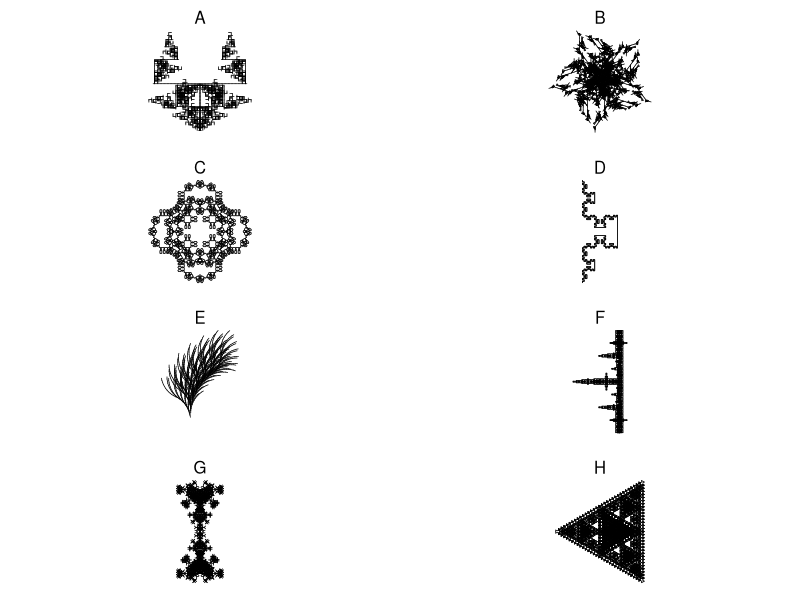

The R script that drew this image:
## ---- chunk 1
g1 = list("A",
          list("A"="B-A-B",
               "B"="A+B+A"),
          6,
          60)
g2 = list("A",
          list("A"="A[+A][-A]B",
               "B"="[--B][++B]A"),
          5,
          30)
g3 = list("A",
          list("A"="-B+B+B+B+B+B",
               "B"="B[--CCA][-CCA]B",
               "C"="CC"),
          5,
          60)
g4 = list("A",
          list("A"="[----AAB][--AAB][++AAB]AAB",
               "B"="[-C][+C][--C][++C][---C][+++C]",
               "C"="CAB"),
          3,
          45)

g5 = list("A",
          list("A"="[-AAB][--AAB][+AAB][++AAB]AAB",
               "B"="[-C][+C][--C][++C]CA",
               "C"="CC"),
          3,
          72)

g6 = list("A",
          list("A"="-B+B+B+B+B+B",
               "B"="BB[-CCA]",
               "C"="CC"),
          5,
          60)

g7 = list("A",
          list("A"="B+B+B+B+B",
               "B"="[-CCA]BB",
               "C"="CC"),
          5,
          72)

g8 = list("A++++A",
          list("A"="+A-B-B[B]",
               "B"="-B+A+A[A]"),
          5,
          45)

g9 = list("A++A",
          list("A"="AB[-A][+A]",
               "B"="A"),
          6,
          90)

g10 = list("A+++A+++A+++A",
          list("A"="B--B",
               "B"="AA+++AA"),
          7,
          30)

g11 = list("A",
           list("A"="AB",
                "B"="A[++C][--C]",
                "C"="C[+C][-C]A"),
           7,
           45)

g12 = list("A",
           list("A"="X[-A][+A]AA",
                "X"="XX"),
           5,
           60)

g13 = list("A",
           list("A"="X[-A][+A]A",
                "X"="XX"),
           6,
           60)

g14 = list("A++++++.A",
           list("A"="B+B+B+B+B+B+B",
                "B"="B[-CCA][+CCA]",
                "C"="CC"),
           5,
           30)

g15 = list("A",
           list("A"="ABA",
                "B"="[-BAB][+BAB]"),
           6,
           90)

g16 = list("AA",
           list("A"="ABA",
                "B"="C[-BAB][+BAB]",
                "C"="CC"),
           5,
           90)

g17 = list("AA",
           list("A"="B-AA-B",
                "B"="A+B+A"),
                6,
                45)

g18 = list("AA",
           list("A"="B-AA-B",
                "B"="AB+B+A"),
                5,
                90)

g19 = list("AA",
           list("A"="B-AA-B",
                "B"="AB+B+AB"),
                5,
                90)

g20 = list("A++A++A++A",
           list("A"="B-CAC-B",
                "B"="AB-BA",
                "C"="CC"),
                5,
                135)

g21 = list("A.A",
           list("A"="BC",
                "B"="B[+C][-C]",
                "C"="CAD",
                "D"="DD[+D+D][-D-D]"),
                5,
                60)

g22 = list("A",
           list("A"="B-ABA-B",
                "B"="A+B+A"),
           6,
           72)

g23 = list("A",
           list("A"="B-ABA-B",
                "B"="A+B+A"),
           6,
           90)

g24 = list("A",
           list("A"="B-ABA-B",
                "B"="A+B+A"),
           6,
           120)

g25 = list("A",
           list("A"="B-ABA-B",
                "B"="A+B+A"),
           6,
           108)

g26 = list("A",
           list("A"="B-ABA-B",
                "B"="A+B+A"),
           4,
           135)

g27 = list("A++A++A++A",
           list("A"="B-ABA-B",
                "B"="A+BB+A"),
           4,
           135)

g28 = list("A",
           list("A"="A[+A][-A]B",
                "B"="A[--B][++B]B"),
           6,
           108)

g29 = list("A",
           list("A"="A[+A][-A]A[+B][-B]",
                "B"="A[--B][++B]B"),
           5,
           60)

g30 = list("A",
           list("A"="A[+A][-A]A[+B][-B]",
                "B"="A[--B][++B]B"),
           5,
           20)

g31 = list("A",
           list("A"="A[+A][-A]A[+B][-B]",
                "B"="A[----B][++++B]B"),
           5,
           45)

g32 = list("A",
           list("A"="A[++A][--A]A[+B][-B]",
                "B"="A[----B][++++B]B"),
           5,
           45)

g33 = list("A",
           list("A"="B++B++B++B++B",
                "B"="B[-CCC-CC-CCA][----CC-CCB]B",
                "C"="CC"),
           5,
           36)

g34 = list("A",
           list("A"="B++A++A++B",
                "B"="AB[A-CC-CC-CCA]BA",
                "C"="CC"),
           5,
           90)

g35 = list("A++++XA",
           list("A"="AA[-B][+B]B",
                "B"="[---ABC][+++ABC]",
                "C"="A[-CB][+CB]",
                "X"="XX"),
           5,
           45)

g36 = list("A+++XA",
           list("A"="AA[-B][+B]B",
                "B"="[--ABC][++ABC]",
                "C"="A[-CB][+CB]",
                "X"="XX"),
           5,
           60)

g37 = list("[A]+[A]+[A]+[A]+[A]+[A]",
           list("A"="AA[-B][+B]B",
                "B"="[-ABC][+ABC]",
                "C"="A[-CB][+CB]"),
           4,
           60)

g38 = list("[A]+[A]+[A]+[A]+[A]",
           list("A"="AA[-B][+B]B",
                "B"="[-ABC][+ABC]",
                "C"="A[-CB][+CB]"),
           4,
           72)

g39 = list("[A]+[A]+[A]+[A]",
           list("A"="AA[-B][+B]B",
                "B"="[-ABC][+ABC]",
                "C"="A[-CB][+CB]"),
           4,
           90)

g40 = list("[A]+[A]+[A]",
           list("A"="AA[-B][+B]B",
                "B"="[-ABC][+ABC]",
                "C"="A[-CB][+CB]"),
           4,
           120)

g41 = list("A",
           list("A"="C[+CA][CCCA][-CA]",
                "C"="CC"),
           6,
           45)

g42 = list("A",
           list("A"="C[+CA][CCCCB][-CA]",
                "B"="[++A][--A]",
                "C"="CC"),
           6,
           45)

g43 = list("[A]--[A]--[A]--[A]",
           list("A"="C[+CB][CCA][-CB]",
                "B"="CCC[+++A][---A]",
                "C"="CA"),
           4,
           45)

g44 = list("A",
           list("A"="A[-DB][+DB]C",
                "B"="DC[++DA][--DA]B",
                "C"="[+++D][---D]A",
                "D"="DD"),
           6,
           40)

g45 = list("[A]+++[A]+++[A]",
           list("A"="A[---XB][-XB][+XB][+++XB]",
                "B"="XB[++XA][--XA]XA",
                "X"="XX"),
           4,
           40)

g46 = list("[A]+++[A]+++[A]",
           list("A"="A[---XB][-XB][+XB][+++XB]",
                "B"="XB[++XA][--XA]A",
                "X"="XX"),
           4,
           40)

g47 = list("A",
           list("A"="[---B][-B][+B][+++B]",
                "B"="BD[++DA][--DA]B",
                "D"="DD"),
           5,
           45)

g48 = list("A------A",
           list("A"="[---B][-B][+B][+++B]",
                "B"="BD[++DA][--DA]B",
                "D"="DD"),
           5,
           30)

g49 = list("A+A++++++A+A",
           list("A"="[---B][-B][+B][+++B]",
                "B"="BD[++DA][--DA]B",
                "D"="DD"),
           4,
           30)

g50 = list("A--A--A",
           list("A"="A[-A]A"),
           6,
           60)

g51 = list("B---A",
           list("A"="A[-AB]A",
                "B"="B[+BA]B"),
           5,
           60)

g52 = list("[A][B]",
           list("A"="[-XBA]A",
                "B"="[+XAB]B",
                "X"="XX"),
           6,
           30)

g53 = list("[A][B]",
           list("A"="C[-A-B]A",
                "B"="C[+B+A]B",
                "C"="CC"),
           5,
           30)

g54 = list("[+A][-B]",
           list("A"="[-CA-CB]A",
                "B"="[+CB+CA]B",
                "C"="CC"),
           7,
           30)

g55 = list("[+A][-B]",
           list("A"="[-CA-CB]A",
                "B"="[+CB+CA]B",
                "C"="CC"),
           6,
           90)

g56 = list("[+A][-B]",
           list("A"="[-CA-CB]A",
                "B"="[+CB+CA]B",
                "C"="CC"),
           6,
           120)

g57 = list("[+A][-B]",
           list("A"="[-CA-CB]A",
                "B"="[+CB+CA]B",
                "C"="CC"),
           6,
           150)

g58 = list("[+A][-B]",
           list("A"="[-CA-CB]CA",
                "B"="[+CB+CA]CB",
                "C"="CC"),
           6,
           150)

g59 = list("A",
           list("A"="XXX-B+BB+BB+BB+B",
                "X"="XX",
                "B"="B[-XXA]B"),
           4,
           90)

g60 = list("A",
           list("A"="XX[BBB+BB+B]A",
                "X"="XX",
                "B"="B[-XA][+XA]B"),
           4,
           30)

g61 = list("A",
           list("A"="XX[B+BB+BB+BB+B]",
                "X"="XX",
                "B"="BA"),
           6,
           90)

g62 = list("A",
           list("A"="XXX[B+BB+BB+B]",
                "X"="XX",
                "B"="BA"),
           6,
           120)

g63 = list("A",
           list("A"="X[-B+BB+BB+BB+BB+BB+B]",
                "X"="XX",
                "B"="X[+A-AA-AA-AA-AA-AA-A]"),
           3,
           10)

g64 = list("A",
           list("A"="B[-A][+A]",
                "B"="[DA][--DA][++DA]",
                "D"="DD"),
           7,
           60)

g65 = list("X",
           list("F"="FF",
                "X"="F[+XXF+F][-XXF-F]FXX"),
           4,
           30)

g66 = list("X",
           list("F"="FF",
                "X"="FF[+XFF+XF][-XFF-XF]FXX"),
           4,
           30)

g67 = list("X",
           list("F"="FF",
                "X"="FF[+XFFX+XF][-XFFX-XF]FXXFX"),
           3,
           30)

g68 = list("A",
           list("A"="AA[-B][+B]B",
                "B"="B[-ABC][+ABC]",
                "C"="C[-CBA][+CBA]"),
           4,
           60)

g69 = list("A",
           list("A"="A[-BC][+BC]BC",
                "B"="BB[-ABC][+ABC]",
                "C"="CCC[-CBA][+CBA]"),
           4,
           60)

g70 = list("GA",
           list("A"="[---BC][+++BC]",
                "B"="F[--AC][++AC]",
                "C"="FF[-BA][+BA]",
                "F"="FF",
                "G"="F"),
           5,
           15)

g71 = list("GA",
           list("A"="[---BC][+++BC]",
                "B"="[--AC][++AC]",
                "C"="FF[-BA][+BA]",
                "F"="FF",
                "G"="F"),
           5,
           15)

g72 = list("[A]------------[A]",
           list("A"="[---BC][+++BC]",
                "B"="[--AC][++AC]",
                "C"="F[-BA][+BA]",
                "F"="FF"),
           5,
           15)

g73 = list("C",
           list("A"="F[---BC][+++BC]",
                "B"="F[-CA][+CA]",
                "C"="[-AB][+AB]",
                "F"="FF"),
           6,
           15)

g74 = list("A",
           list("A"="ADB",
                "B"="[-CA][+CA]",
                "C"="[+C[-A][+A]][-C[-A][+A]]",
                "D"="E",
                "E"="AA"),
           7,
           30)

g75 = list("ABA",
           list("A"="+B--A--B+",
                "B"="-A+BCB+A-",
                "C"="CC"),
           7,
           45)

g76 = list("AAAAA",
           list("A"="B--A--B",
                "B"="A+BCB+A",
                "C"="CC"),
           5,
           72)

g77 = list("ABA",
           list("A"="A+AA+B+AA+A",
                "B"="B-B-A-B-B"),
           4,
           22)

g78 = list("A+A+A+A",
           list("A"="C[++CB][--CB]",
                "B"="C-BAB+C",
                "C"="CAB"),
           6,
           90)

g79 = list("AAAAA",
           list("A"="A+B+A",
                "B"="CC-[+CA][-CA]-B",
                "C"="CC"),
           6,
           108)

g80 = list("AA",
           list("A"="A++B-C-B++A",
                "B"="B--A+C+A--B",
                "C"="CC"),
           6,
           45)

g81 = list("AAAA",
           list("A"="A++B-C-B++A",
                "B"="B--A+C+A--B",
                "C"="CCC"),
           5,
           45)

g82 = list("-A++A",
           list("A"="A++B-C-B++A",
                "B"="B--A+C+A--B",
                "C"="CCC"),
           5,
           45)

g83 = list("-A",
           list("A"="A++B-C-B++A",
                "B"="B--A+C+A--B",
                "C"="CCC"),
           5,
           45)


g84 = list("AAA",
           list("A"="A++B-C-B++A",
                "B"="B--A+C+A--B",
                "C"="CC"),
           6,
           60)

g85 = list("A",
           list("A"="+B-AA-B+",
                "B"="-A+BB+A-"),
           3,
           108)

g86 = list("A",
           list("A"="+B-ACA-ACA-B+",
                "B"="-A+BCB+BCB+A-",
                "C"="CCC"),
           5,
           135)

g87 = list("A",
           list("A"="+B-AA-B+",
                "B"="-A+BB+A-"),
           3,
           108)

g88 = list("A",
           list("A"="+B-AA-AA-B+",
                "B"="-A+BB+BB+A-"),
           5,
           30)

g89 = list("A",
           list("A"="+B-ACA-ACA-B+",
                "B"="-A+BCB+BCB+A-",
                "C"="CCC"),
           5,
           60)

g90 = list("A",
           list("A"="+B-ACA-ACA-B+",
                "B"="-A+BCB+BCB+A-",
                "C"="CCC"),
           5,
           108)

goodies = list(g1,g2,g3,g4,g5,g6,g7,g8,g9,g10,g11,g12,g13,g14,g15,g16,g17,g18,g19,g20,g21,g22,g23,g24,g25,g26,g27,g28,g29,g30,g31,g32,g33,g34,g35,g36,g37,g38,g39,g40,g41,g42,g43,g44,g45,g46,g47,g48,g49,g50,g51,g52,g53,g54,g55,g56,g57,g58,g59,g60,g61,g62,g63,g64,g65,g66,g67,g68,g69,g70,g71,g72,g73,g74,g75,g76,g77,g78,g79,g80,g81,g82,g83,g84,g85,g86,g87,g88,g89,g90)


showrules = function(g){
    rules = g[[2]]
    pr = paste0("`",names(rules)," > ",rules,"`",collapse="\\\n")
    return(pr)
}

initial_angle = 90  
line_color = "black"
line_width = 1
bg_color = "white"

getstr = function(start,rules,n){
    st = start
    for(jj in 1:n){
        st2 = ""
        for(i in 1:nchar(st)){
            ch = substr(st,i,i)
            if(!is.null(rules[[ch]])){
                st2 = paste0(st2,rules[[ch]],collapse="")
            } else {
                st2 = paste0(st2,ch,collapse="")
            }
        }
        st = st2
    }
    return(st)
}
getxyc = function(string="AA+AA+AA+A+A",angle=pi/2,angle_initial=pi/2,col="blue"){
    switch = 1
    d = angle_initial
    x = 0
    y = 0
    xl = c(x)
    yl = c(y)
    cols = numeric()
    dsave = numeric()
    xsave = numeric()
    ysave = numeric()
    for(i in 1:nchar(string)){
        ch = substr(string,i,i)
        cn = as.integer(charToRaw(ch))
        if(cn>=as.integer(charToRaw("A")) && cn<=as.integer(charToRaw("L"))){
            cols = c(cols,col)
            x = x+cos(d)
            y = y+sin(d)
            xl = c(xl,x)
            yl = c(yl,y)
        }
        if(cn>=as.integer(charToRaw("M")) && cn<=as.integer(charToRaw("Z"))){
            cols = c(cols,"NA")
            x = x+cos(d)
            y = y+sin(d)
            xl = c(xl,x)
            yl = c(yl,y)
        }
        if(cn==as.integer(charToRaw("["))){
            dsave = c(dsave,d)
            xsave = c(xsave,x)
            ysave = c(ysave,y)
        }
        if(cn==as.integer(charToRaw("]"))){
            cols = c(cols,"NA")
            x = xsave[length(xsave)]
            y = ysave[length(ysave)]
            d = dsave[length(dsave)]
            if(length(xsave)>1){
                xsave = xsave[1:(length(xsave)-1)]
                ysave = ysave[1:(length(ysave)-1)]
                dsave = dsave[1:(length(dsave)-1)]
            } else {
                xsave = numeric()
                ysave = numeric()
                dsave = numeric()
            }
            xl = c(xl,x)
            yl = c(yl,y)
        }
        if(cn==as.integer(charToRaw("-"))){
            d = d+angle*switch
        }
        if(cn==as.integer(charToRaw("+"))){
            d = d-angle*switch
        }
        if(cn==as.integer(charToRaw("."))){
            switch = switch*(-1)
        }
    }
    xwid = max(xl)-min(xl)
    ywid = max(yl)-min(yl)
    xmid = (max(xl)+min(xl))/2
    ymid = (max(yl)+min(yl))/2
    wid = max(c(xwid,ywid))
    x2 = (xl-xmid)/wid*2
    y2 = (yl-ymid)/wid*2
    return(list(x2,y2,cols))
}
makeplot = function(xyc,lwd=1){
    x = xyc[[1]]
    y = xyc[[2]]
    c = xyc[[3]]
    plot(0,0,"n",xlim=c(-1,1),ylim=c(-1,1),axes=F,ann=F)
    for(i in 2:length(x)){
        lines(c(x[i-1],x[i]),c(y[i-1],y[i]),col=c[i-1],lwd=lwd)
    }
}

ng = length(goodies)
gs = sample(1:length(goodies),8)
gc = sample(gs,1)
sol = paste0(1*(gs==gc),collapse="")

## ---- chunk 2
cat(showrules(goodies[[gc]]))
## ---- chunk 3
par(mfrow=c(4,2),pty="s",mar=c(1,1.5,2,1.5))
jj = 0
for(i in gs){
    jj = jj+1
    s = getstr(goodies[[i]][[1]],goodies[[i]][[2]],goodies[[i]][[3]])
    angle = goodies[[i]][[4]]
    xyc = getxyc(s,angle/180*pi,angle_initial=initial_angle/180*pi,col=line_color)
    makeplot(xyc,lwd=0.7)
    mtext(LETTERS[jj],3)
}
## ---- chunk 4
GG = goodies[[gs[1]]]
## ---- chunk 5
cat(showrules(GG))
## ---- chunk 6
GG = goodies[[gs[2]]]
## ---- chunk 7
cat(showrules(GG))
## ---- chunk 8
GG = goodies[[gs[3]]]
## ---- chunk 9
cat(showrules(GG))
## ---- chunk 10
GG = goodies[[gs[4]]]
## ---- chunk 11
cat(showrules(GG))
## ---- chunk 12
GG = goodies[[gs[5]]]
## ---- chunk 13
cat(showrules(GG))
## ---- chunk 14
GG = goodies[[gs[6]]]
## ---- chunk 15
cat(showrules(GG))
## ---- chunk 16
GG = goodies[[gs[7]]]
## ---- chunk 17
cat(showrules(GG))
## ---- chunk 18
GG = goodies[[gs[8]]]
## ---- chunk 19
cat(showrules(GG))
